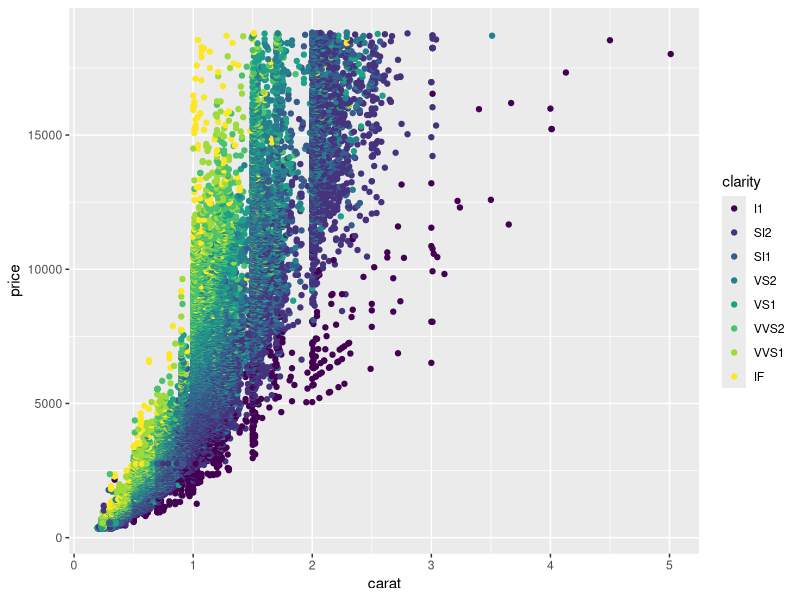
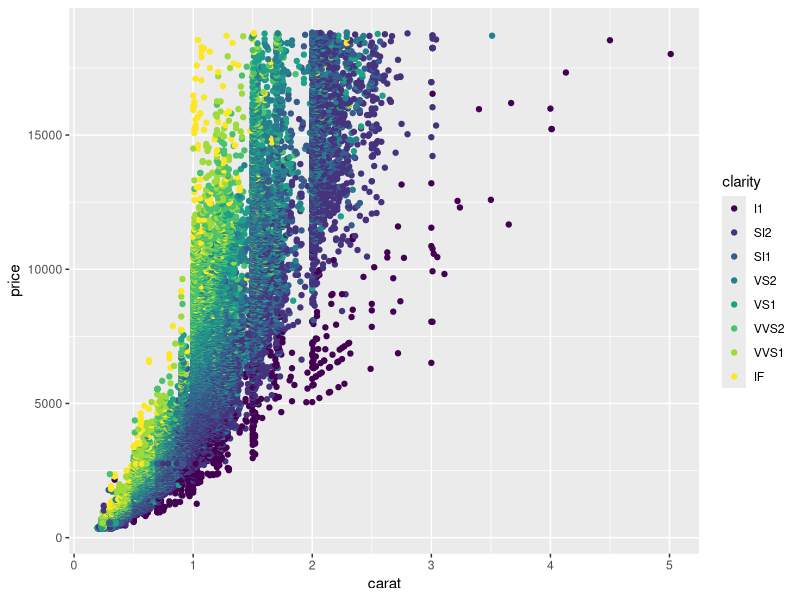
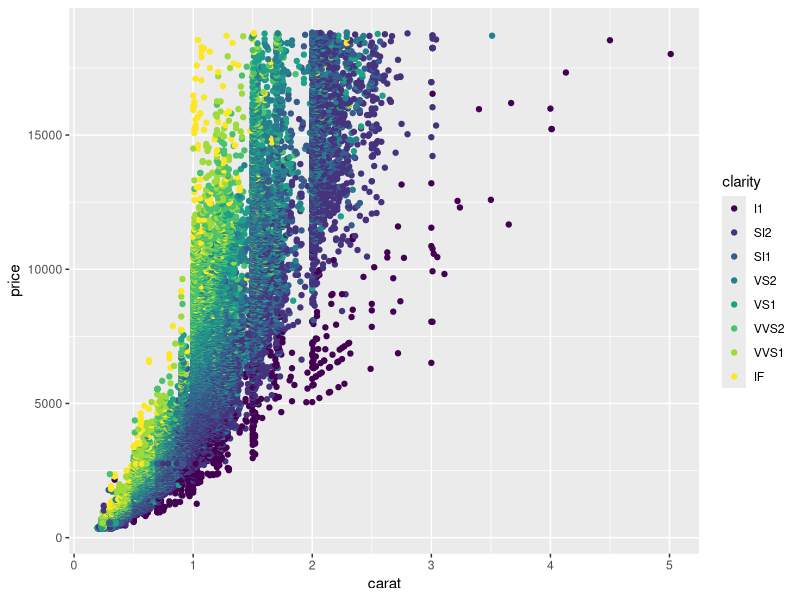
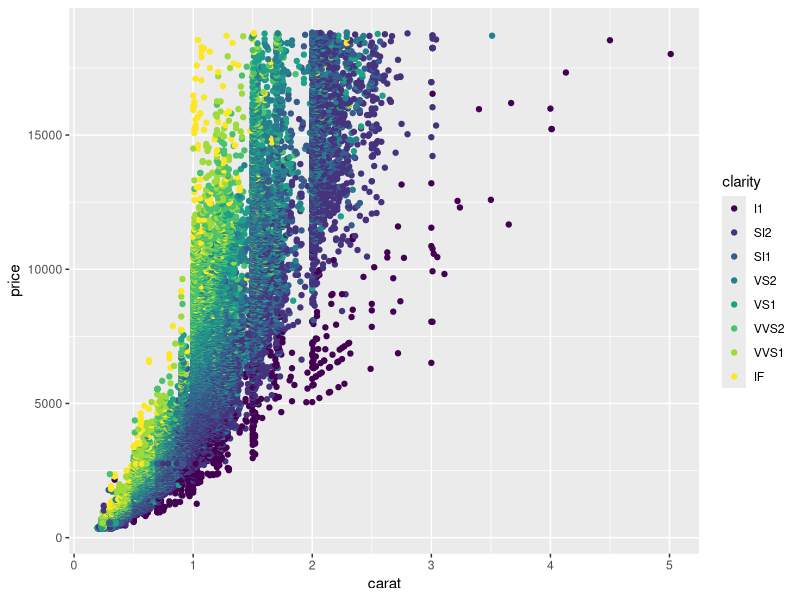

The R source for these figures, in order:
## ---- chunk 1
knitr::opts_chunk$set(echo = TRUE, fig.align = "center", message = FALSE, warning = FALSE)
## ---- chunk 2
head(mtcars) 
## ---- chunk 3
summary(mtcars)
## ---- chunk 4
library(ggplot2)
## ---- chunk 5
qplot(x = carat, y = price, colour = clarity, data = diamonds)
## ---- chunk 6
ggplot(data = diamonds, mapping = aes(x = carat, y = price, colour = clarity)) +
  geom_point()
## ---- chunk 7
plot_diamonds <- ggplot(data = diamonds) +
  geom_point(mapping = aes(x = carat, y = price, colour = clarity)) # Saat output disimpan ke dalam obyek R, grafik tidak otomatis dicetak

plot_diamonds # Untuk mencetak grafik, Anda harus menjalankan nama obyek R yang sebelumnya dibuat

ggsave(filename = "diamonds.png", plot = plot_diamonds)
